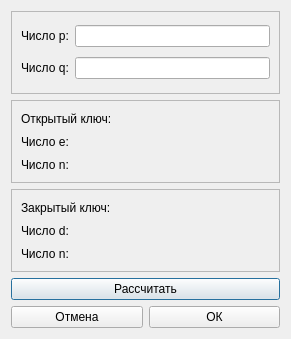
<?xml version="1.0" encoding="UTF-8"?>
<ui version="4.0">
 <class>RSAKeyDialog</class>
 <widget class="QDialog" name="RSAKeyDialog">
  <property name="geometry">
   <rect>
    <x>0</x>
    <y>0</y>
    <width>291</width>
    <height>339</height>
   </rect>
  </property>
  <property name="windowTitle">
   <string>Dialog</string>
  </property>
  <layout class="QVBoxLayout" name="verticalLayout">
   <item>
    <widget class="QFrame" name="frame">
     <property name="frameShape">
      <enum>QFrame::StyledPanel</enum>
     </property>
     <property name="frameShadow">
      <enum>QFrame::Raised</enum>
     </property>
     <layout class="QGridLayout" name="gridLayout">
      <item row="0" column="0">
       <widget class="QLabel" name="label">
        <property name="text">
         <string>Число p:</string>
        </property>
       </widget>
      </item>
      <item row="0" column="1">
       <widget class="QLineEdit" name="pLine">
        <property name="maxLength">
         <number>3</number>
        </property>
       </widget>
      </item>
      <item row="1" column="0">
       <widget class="QLabel" name="label_2">
        <property name="text">
         <string>Число q:</string>
        </property>
       </widget>
      </item>
      <item row="1" column="1">
       <widget class="QLineEdit" name="qLine">
        <property name="maxLength">
         <number>3</number>
        </property>
       </widget>
      </item>
     </layout>
    </widget>
   </item>
   <item>
    <widget class="QFrame" name="frame_2">
     <property name="frameShape">
      <enum>QFrame::StyledPanel</enum>
     </property>
     <property name="frameShadow">
      <enum>QFrame::Raised</enum>
     </property>
     <layout class="QGridLayout" name="gridLayout_3">
      <item row="0" column="0" colspan="2">
       <widget class="QLabel" name="label_3">
        <property name="text">
         <string>Открытый ключ:</string>
        </property>
       </widget>
      </item>
      <item row="1" column="0">
       <widget class="QLabel" name="label_9">
        <property name="text">
         <string>Число e:</string>
        </property>
       </widget>
      </item>
      <item row="1" column="1">
       <widget class="QLabel" name="eLabel">
        <property name="text">
         <string/>
        </property>
       </widget>
      </item>
      <item row="2" column="0">
       <widget class="QLabel" name="label_10">
        <property name="text">
         <string>Число n:</string>
        </property>
       </widget>
      </item>
      <item row="2" column="1">
       <widget class="QLabel" name="nLabel">
        <property name="text">
         <string/>
        </property>
       </widget>
      </item>
     </layout>
    </widget>
   </item>
   <item>
    <widget class="QFrame" name="frame_3">
     <property name="frameShape">
      <enum>QFrame::StyledPanel</enum>
     </property>
     <property name="frameShadow">
      <enum>QFrame::Raised</enum>
     </property>
     <layout class="QGridLayout" name="gridLayout_2">
      <item row="0" column="0" colspan="2">
       <widget class="QLabel" name="label_8">
        <property name="text">
         <string>Закрытый ключ:</string>
        </property>
       </widget>
      </item>
      <item row="1" column="0">
       <widget class="QLabel" name="label_4">
        <property name="text">
         <string>Число d:</string>
        </property>
       </widget>
      </item>
      <item row="1" column="1">
       <widget class="QLabel" name="dLabel">
        <property name="text">
         <string/>
        </property>
       </widget>
      </item>
      <item row="2" column="0">
       <widget class="QLabel" name="label_5">
        <property name="text">
         <string>Число n:</string>
        </property>
       </widget>
      </item>
      <item row="2" column="1">
       <widget class="QLabel" name="nnLabel">
        <property name="text">
         <string/>
        </property>
       </widget>
      </item>
     </layout>
    </widget>
   </item>
   <item>
    <widget class="QPushButton" name="calcButton">
     <property name="text">
      <string>Рассчитать</string>
     </property>
    </widget>
   </item>
   <item>
    <layout class="QHBoxLayout" name="horizontalLayout">
     <item>
      <widget class="QPushButton" name="cancelButton">
       <property name="text">
        <string>Отмена</string>
       </property>
      </widget>
     </item>
     <item>
      <widget class="QPushButton" name="okButton">
       <property name="text">
        <string>ОК</string>
       </property>
      </widget>
     </item>
    </layout>
   </item>
  </layout>
 </widget>
 <resources/>
 <connections/>
</ui>
